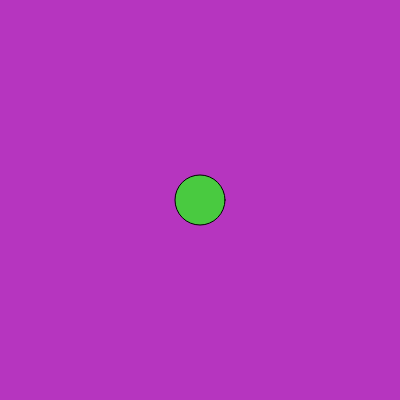
Frame 1 (no input)
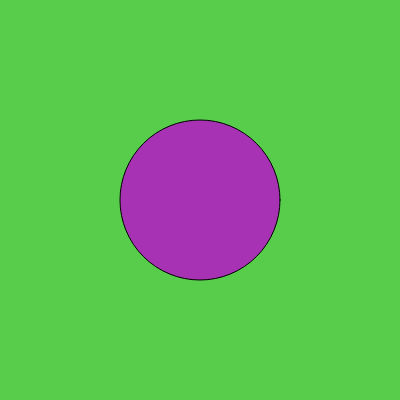
Frame 60 (no input)
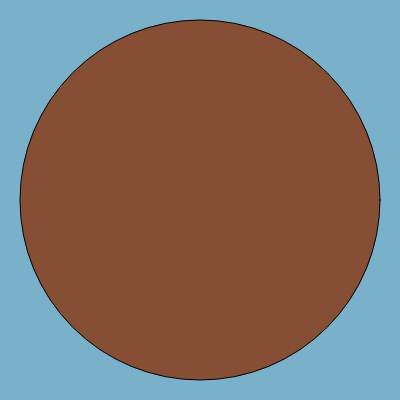
Frame 120 (the mouse pressed at the canvas centre since frame 60)

The p5.js sketch that drew these frames (run headless with seeded random() and noise() and a simulated clock; from frame 60 on, the mouse is pressed at the canvas centre):

// p5.js sketch
// ── sketch.js
var x;
var y;
var v=10;
var dir=1;
var d=50;
var c;

function setup() {
  createCanvas (400,400);

  x=width/2;
  y=height/2;

  c=color (random(255),random(255),random(255));
}

function draw() {
  background(c);
  
  fill (255-red(c),255-green(c),255-blue(c));
  ellipse (x,y,d,d); 

  d+=v*dir; // Cambia la dimensione

  if (d<=0 || y>=width-d/2) {
    c=color(random(255),random(255),random(255));
    dir=-dir;
  } 
}
